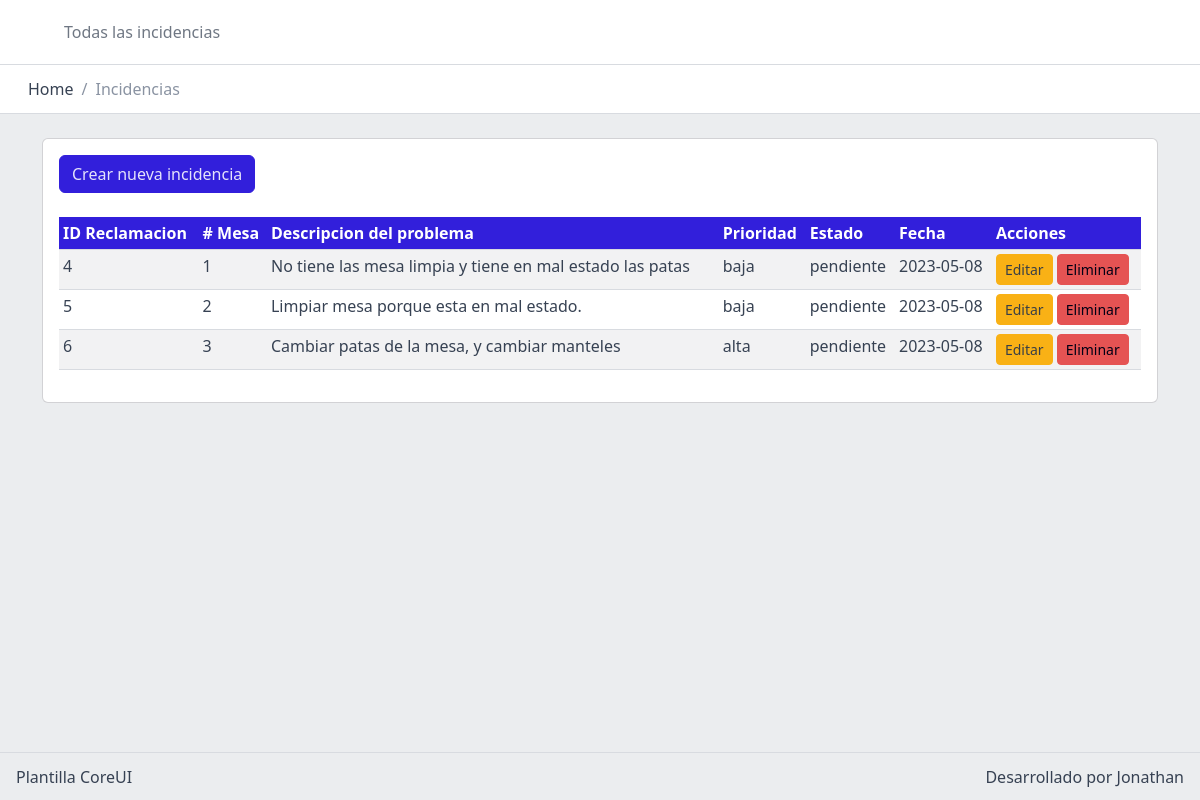
The page /php-mvc-pdo-CRUD/index.php (signed in) on the database its author committed.
### tables this page shows
CREATE TABLE `incidents` (
  `id` int(11) NOT NULL,
  `table_number` int(11) NOT NULL,
  `description_problem` varchar(125) NOT NULL,
  `priority` varchar(50) NOT NULL,
  `state` varchar(50) NOT NULL,
  `date` date NOT NULL
);

### php-mvc-pdo-CRUD/controllers/IncidentsController.php (called while the page is built, shortened)
<?php
class IncidentsController extends Incident{
     public function index(){
         $incidents = parent::index();
        require_once('views/all/header.php');
	   require_once('views/all/nav.php');
	   require_once('views/incident/index.php');
        require_once('views/all/footer.php');
     }
}

### php-mvc-pdo-CRUD/models/db.php (called while the page is built)
<?php
class db{
	protected function connect(){
		try {
			$connect = new PDO('mysql:host=localhost;dbname=intelcia;charset=utf8;','root','');
			$connect->setAttribute(PDO::ATTR_ERRMODE,PDO::ERRMODE_EXCEPTION);
			return $connect;
		} catch (Exception $e) {
			die('Error db(connect) '.$e->getMessage());
		}
	}
}
?>

### php-mvc-pdo-CRUD/models/Incident.php (called while the page is built, shortened)
<?php
class Incident extends db{
	public function index(){
		try {
			$SQL = "SELECT * FROM incidents";
			$result = $this->connect()->prepare($SQL);
			$result->execute();
			return $result->fetchAll(PDO::FETCH_OBJ);
		} catch (Exception $e) {
			die($e->getMessage());
		} finally{
			$result = null;
		}
	}
}
?>

### php-mvc-pdo-CRUD/views/incident/index.php (the view)
<div class="body flex-grow-1 px-3">
  <div class="container-lg">
    <div class="card">
      <div class="card-body">
       <a href="?c=incidents&m=create" class="btn btn-primary mb-4 ">Crear nueva incidencia</a>
       <div class="row">
        <div class="col-md-12">
          <div class="table-responsive">
            <table class="table table-striped table-sm">
              <thead>
                <tr class="bg-primary text-white">
                  <th>ID Reclamacion </th>
                  <th># Mesa </th>
                  <th>Descripcion del problema </th>
                  <th>Prioridad </th>
                  <th>Estado </th>
                  <th>Fecha </th>
                  <th>Acciones </th>
                </tr>
              </thead>
              <tbody>
                <?php foreach($incidents  as $incident){ ?>
                 <tr>
                   <td><?php print $incident->id ?></td>
                   <td><?php print $incident->table_number ?></td>
                   <td><?php print $incident->description_problem ?></td>
                   <td><?php print $incident->priority ?></td>
                   <td><?php print $incident->state ?></td>
                   <td><?php print $incident->date ?></td>
                   <td>
                    <a href="?c=incidents&m=edit&id=<?php echo $incident->id ?>" class="btn btn-sm btn-warning">Editar</a>
                    <a href="?c=incidents&m=destroy&id=<?php echo $incident->id?>" class="btn btn-sm btn-danger">Eliminar</a>
                   </td>
                 </tr>
                 <?php } ?>
              </tbody>
            </table>
          </div>
        </div>
       </div>
      </div>
    </div>
  </div>
</div>

### php-mvc-pdo-CRUD/index.php (shortened to what this page needs)
<?php
$c = isset($_GET['c']) ? $_GET['c'] : 'incidents';
$m = isset($_GET['m']) ? $_GET['m'] : 'index';
$c .= 'Controller';
if(file_exists('controllers/' . $c . '.php')){
    if(method_exists($c, $m)){
        $c = new $c;
        call_user_func([$c,$m]);
    }else{
        die("Error : El metodo o funcion [{$m}()] no existe");
    }
}else{
    die("Error : El controlador [{$c}] no existe.");
}
?>

### php-mvc-pdo-CRUD/views/all/header.php (shortened to what this page needs)
<!DOCTYPE html>
<html lang="en">
  <head>
    <link rel="stylesheet" href="<?php echo APP_URL ?>assets/coreui/css/simplebar.css">
    <link href="<?php echo APP_URL ?>assets/coreui/css/style.css" rel="stylesheet">
    <link rel="stylesheet" href="https://cdn.jsdelivr.net/npm/prismjs@1.23.0/themes/prism.css">
  </head>
  <body>

### php-mvc-pdo-CRUD/views/all/nav.php (shortened to what this page needs)
<div class="wrapper d-flex flex-column min-vh-100 bg-light">
      <header class="header header-sticky mb-4">
        <div class="container-fluid">
          <button class="header-toggler px-md-0 me-md-3" type="button" onclick="coreui.Sidebar.getInstance(document.querySelector('#sidebar')).toggle()">
            <svg class="icon icon-lg">
              <use xlink:href="vendors/@coreui/icons/svg/free.svg#cil-menu"></use>
            </svg>
          </button>
          <ul class="header-nav d-none d-md-flex">
            <li class="nav-item"><a class="nav-link" href="">Todas las incidencias</a></li>
          </ul>
          <ul class="header-nav ms-auto">
            <li class="nav-item"><a class="nav-link" href="#">
                <svg class="icon icon-lg">
                  <use xlink:href="vendors/@coreui/icons/svg/free.svg#cil-bell"></use>
                </svg></a></li>
            <li class="nav-item"><a class="nav-link" href="#">
                <svg class="icon icon-lg">
                  <use xlink:href="vendors/@coreui/icons/svg/free.svg#cil-list-rich"></use>
                </svg></a></li>
            <li class="nav-item"><a class="nav-link" href="#">
                <svg class="icon icon-lg">
                  <use xlink:href="vendors/@coreui/icons/svg/free.svg#cil-envelope-open"></use>
                </svg></a></li>
          </ul>
          <ul class="header-nav ms-3">
            <li class="nav-item dropdown"><a class="nav-link py-0" data-coreui-toggle="dropdown" href="#" role="button" aria-haspopup="true" aria-expanded="false">
                <div class="avatar avatar-md">
              </div>
              </a>
            </li>
          </ul>
        </div>
        <div class="header-divider"></div>
        <div class="container-fluid">
          <nav aria-label="breadcrumb">
            <ol class="breadcrumb my-0 ms-2">
              <li class="breadcrumb-item">
                <span>Home</span>
              </li>
              <li class="breadcrumb-item active"><span>Incidencias</span></li>
            </ol>
          </nav>
        </div>
      </header>

### php-mvc-pdo-CRUD/views/all/footer.php (shortened to what this page needs)
<footer class="footer">
        <div>Plantilla CoreUI </div>
        <div class="ms-auto">Desarrollado por Jonathan</div>
      </footer>
    </div>
  </body>
</html>

### rows shown on the page
incidents: id "4", table_number "1", description_problem "No tiene las mesa limpia y tiene en mal estado las patas", priority "baja", state "pendiente", date "2023-05-08"
incidents: id "5", table_number "2", description_problem "Limpiar mesa porque esta en mal estado.", priority "baja", state "pendiente", date "2023-05-08"
incidents: id "6", table_number "3", description_problem "Cambiar patas de la mesa, y cambiar manteles", priority "alta", state "pendiente", date "2023-05-08"
